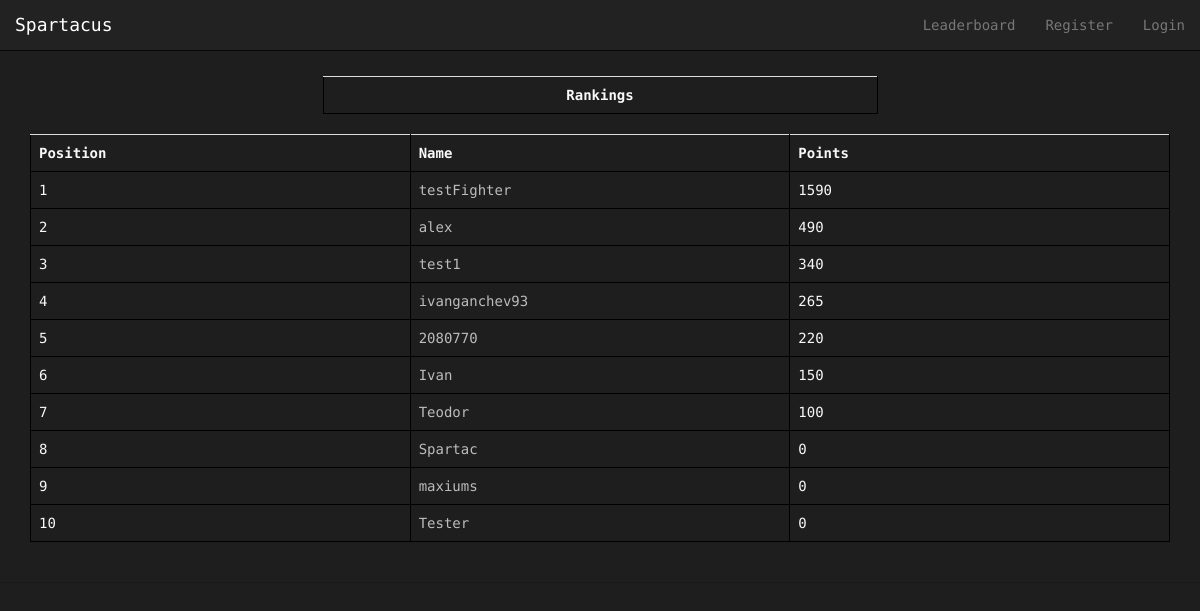
The app's page /Spartacus/leaderboard/, older data.
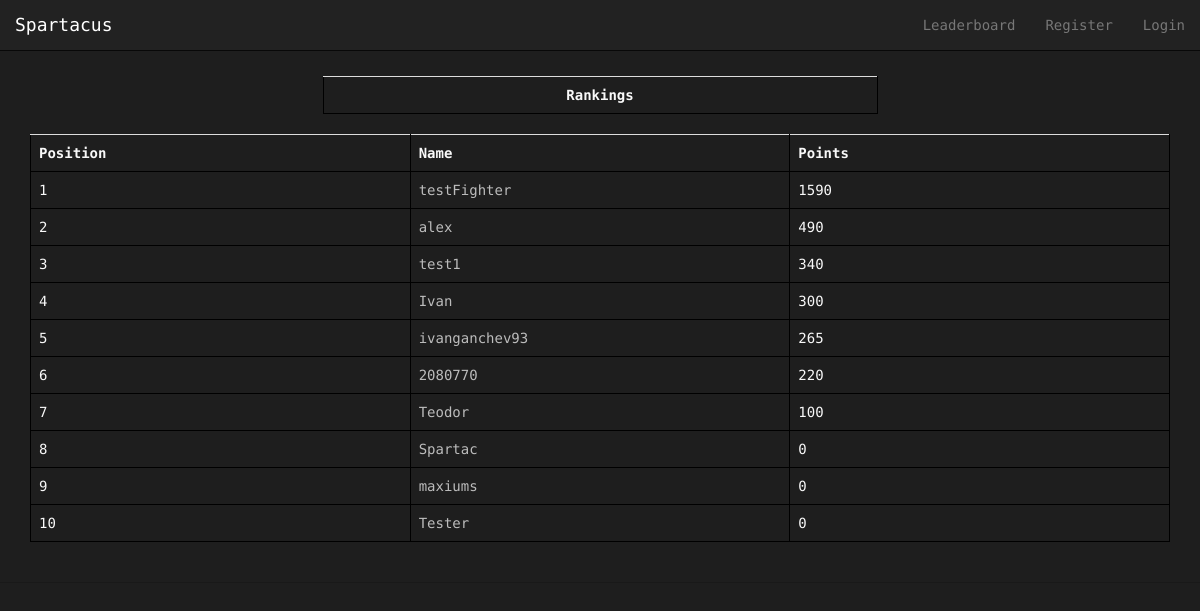
The same page, newer data.
### Spartacus/models.py (models this page shows, shortened)
class Avatar(models.Model):
    user = models.OneToOneField(User)
    picture = models.ImageField(upload_to='profile_images', blank=True)
    cash = models.IntegerField(default = 1000)
    attack = models.IntegerField(default= 10)
    deffence = models.IntegerField(default= 10)
    strength = models.IntegerField(default= 10)
    agility = models.IntegerField(default= 10)
    intelligence = models.IntegerField(default = 10)
    victories = models.IntegerField(default = 0)
    points = models.IntegerField(default = 0) # for ranking...every time a gladiator fights get some amount of points

### Spartacus/views.py (the view)
def leaderboard(request):
    context_dict = {}
    try:
        avatars = Avatar.objects.order_by('-points')[:20]
        context_dict['avatars'] = avatars
    except:
        print "Query fail leaderboard"
    return render(request, 'Spartacus/leaderboard.html', context_dict)

### templates/Spartacus/leaderboard.html (shortened to what this page needs)
{% extends 'Spartacus/base.html' %}
{% load staticfiles %}
{% block body_block %}
<div class="container">
	<div class="row" style="height: 25px">
	</div>
	<div class="row">
		<div class="col-xs-12">
			<div class="row">
				<div class="col-xs-6 col-xs-offset-3">
					<table class="table">
						<th style="text-align: center">Rankings</th>
					</table>
				</div>
			</div>
			<table class="table">
				<th>Position</th>
				<th>Name</th>
				<th>Points</th>
				{% for avatar in avatars %}
					<tr id="rank">
					<td></td>
					<td><a href="{% url 'avatar_view' avatar.user.username %}">{{ avatar.user.username}} </a></td>
					<td>{{avatar.points}}</td>
					</tr>
				{% endfor %}
			</table>
		</div>
	</div>
</div>
{% endblock %}

Row changes from the older to the newer data that the page shows:
changed Avatar "Ivan": points "150" → "300"; moves up the list
